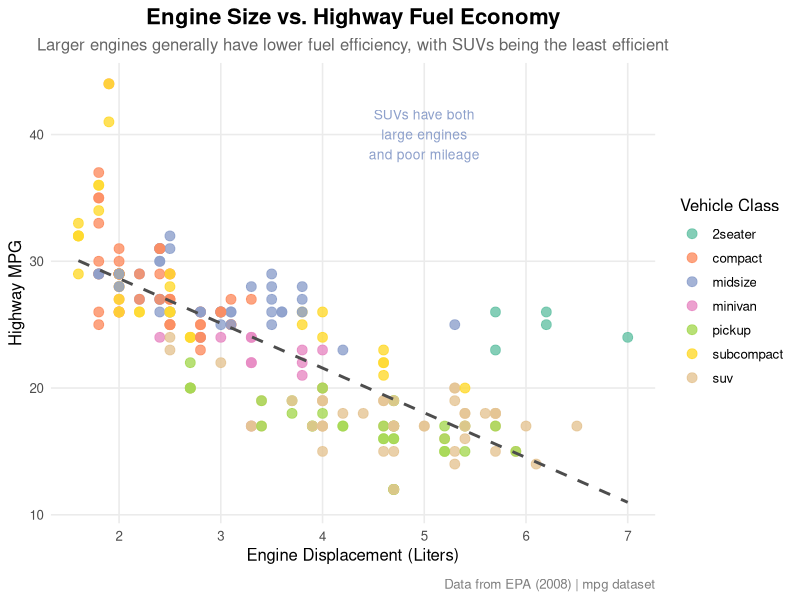

Here is the R script that generated this plot:
## ---- chunk 1
suppressPackageStartupMessages(library(tidyverse))

## ---- chunk 2
library(tidyverse)

# Create a polished scatterplot with annotations
ggplot(mpg, aes(x = displ, y = hwy, color = class)) +
  geom_point(size = 3, alpha = 0.8) +
  geom_smooth(method = "lm", se = FALSE, color = "gray30", linetype = "dashed") +
  scale_color_brewer(palette = "Set2") +
  labs(
    title = "Engine Size vs. Highway Fuel Economy",
    subtitle = "Larger engines generally have lower fuel efficiency, with SUVs being the least efficient",
    x = "Engine Displacement (Liters)",
    y = "Highway MPG",
    color = "Vehicle Class",
    caption = "Data from EPA (2008) | mpg dataset"
  ) +
  theme_minimal(base_size = 12) +
  theme(
    plot.title = element_text(face = "bold", size = 16, hjust = 0.5),
    plot.subtitle = element_text(size = 12, hjust = 0.5, color = "gray40"),
    legend.position = "right",
    panel.grid.minor = element_blank(),
    plot.caption = element_text(color = "gray50", margin = margin(t = 10))
  ) +
  annotate("text", x = 5, y = 40, 
           label = "SUVs have both\nlarge engines\nand poor mileage", 
           color = "#8DA0CB", size = 3.5)
